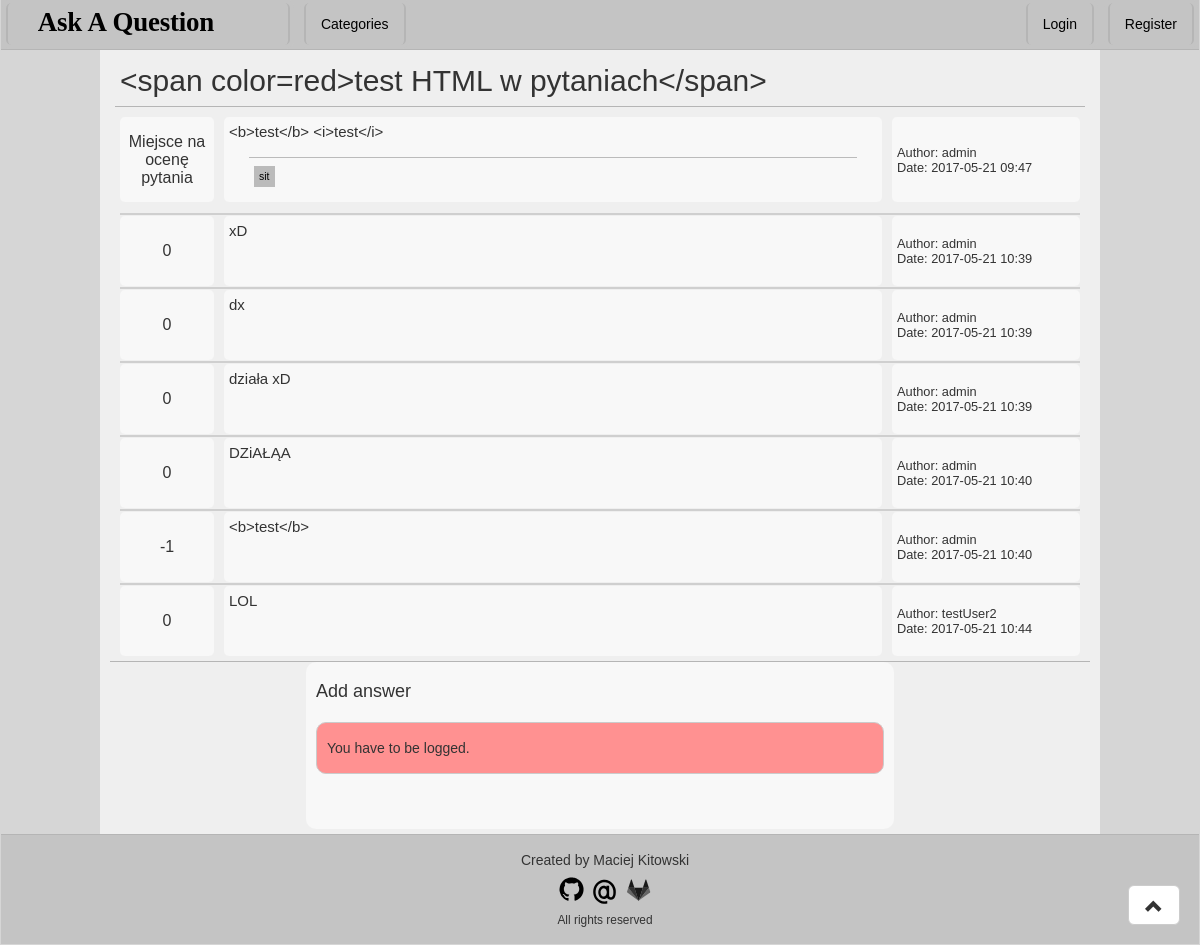
The page /question/80 on the database as committed earlier.
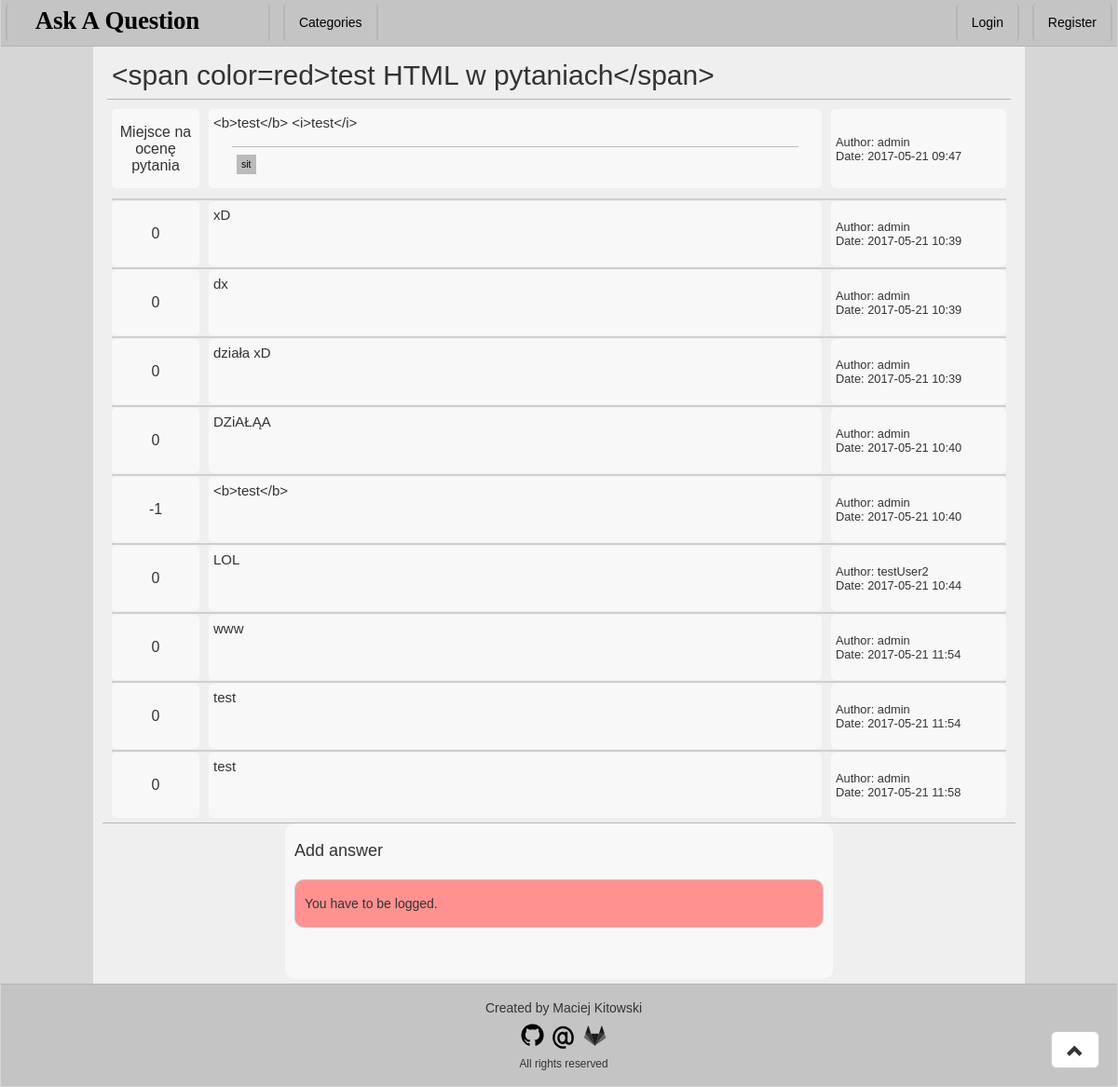
The same page on the database as committed later.
### Question/models.py (models this page shows, shortened)
class Question(models.Model):
    author = models.ForeignKey(User)
    title = models.CharField('Title', max_length = 255)
    askDate = models.DateTimeField('Ask Date', auto_now_add=True)
    content = models.TextField('Content')
    categories = models.ManyToManyField(Category, verbose_name = 'Categories', blank = True)
    answers = models.ManyToManyField(Answer, verbose_name = 'Answers', blank = True)
    views = models.ManyToManyField(View, verbose_name = 'Views', blank = True)
    votes  = models.ManyToManyField(Vote, verbose_name = 'Votes', blank = True)
    def getRating(self):
        if self.votes.all().aggregate(Sum('vote')).get('vote__sum', 0) is None:
            return 0
        else:
            return self.votes.all().aggregate(Sum('vote')).get('vote__sum', 0)
    def getViews(self):
        return self.views.all().count()
    getRating.short_description = 'Votes'
    getViews.short_description = 'Views'
    class Meta:
        verbose_name = 'Question'
        verbose_name_plural = 'Questions'

class Category(models.Model):
    name = models.SlugField('Name')
    class Meta:
        verbose_name = 'Category'
        verbose_name_plural = 'Categories'
    def __unicode__(self):
        return self.name
    def countReferences(obj):
        return Question.objects.filter(categories__in=[obj]).count()
    countReferences.short_description = 'References'

class Answer(models.Model):
    author = models.ForeignKey(User)
    answerDate = models.DateTimeField('Answer Date', auto_now_add=True)
    content = models.TextField('Content')
    votes = models.ManyToManyField(Vote, verbose_name = 'Votes', blank = True)
    def getRating(self):
        if self.votes.all().aggregate(Sum('vote')).get('vote__sum', 0) is None:
            return 0
        else:
            return self.votes.all().aggregate(Sum('vote')).get('vote__sum', 0)
    getRating.short_description = 'Votes'
    class Meta:
        verbose_name = 'Answer'
        verbose_name_plural = 'Answers'

### Question/views.py (the view, shortened to what this page needs)
# urls.py: url(r'^question/(?P<pk>[\d]+)', views.QuestionView.as_view(), name='question'),
class QuestionView(generic.DetailView):
    template_name = 'question.html'
    model = models.Question
    def getIP(self):
        x_forwarded_for = self.request.META.get('HTTP_X_FORWARDED_FOR')
        if x_forwarded_for:
            ip = x_forwarded_for.split(',')[-1].strip()
        else:
            ip = self.request.META.get('REMOTE_ADDR')
        return ip
    def get_context_data(self, **kwargs):
        agent = self.request.META.get('HTTP_USER_AGENT')
        if self.request.user.is_authenticated():
            view = models.View.objects.create(user = self.request.user, useragent = agent, ip = self.getIP() )
        else:
            view = models.View.objects.create(useragent = agent, ip = self.getIP() )
        models.Question.objects.get(pk=self.kwargs['pk']).views.add(view)
        context = super(QuestionView, self).get_context_data(**kwargs)
        return context

### Question/templates/question.html (shortened to what this page needs)
{% extends 'base.html' %}
{% load staticfiles %}
{% block CSS %}
    <link rel="stylesheet" href="{% static 'css/question.css' %}">
{% endblock %}
{% block content %}
    <div id="question">
        <div id="title">
            {{ question.title }}
        </div>
        <table>
            <tr>
                <td class="votes">
                    Miejsce na ocenę pytania
                </td>
                <td class="content">
                    {{ question.content }}
                    <div id="questionCategories">
                        {% for cat in question.categories.all %}
                            <a href = "/category/{{ cat }}/1" class = "category">{{ cat }}</a>
                        {% endfor %}
                    </div>
                </td>
                <td class="details">
                    <div class="author"> Author: {{ question.author }} </div>
                    <div class="date"> Date: {{ question.askDate|date:'Y-m-d H:i' }} </div>
                </td>
            </tr>
        </table>
    </div>
    <div id="answers">
        {% for ans in question.answers.all %}
            <table>
                <tr>
                    <td class="votes">
                        {{ ans.getRating }}
                    </td>
                    <td class="content">
                        {{ ans.content }}
                    </td>
                    <td class="details">
                        <div class="author"> Author: {{ ans.author }} </div>
                        <div class="date"> Date: {{ ans.answerDate|date:'Y-m-d H:i' }} </div>
                    </td>
                </tr>
                <hr/>
            </table>
        {% endfor %}
    </div>
    <div id="answerForm">
        <h4>Add answer</h4>
        {% if user.is_authenticated %}
            <form method="post" action="">
                {% csrf_token %}
                <div class="input-group">
                    <div class="input-group-addon"><i class="glyphicon glyphicon-pencil"></i></div>
                    <textarea class="form-control" rows="2" name="answer"></textarea>
                </div>
                <div class="SubmitButton">
                    <button type="submit" class="btn btn-primary" value="login">Send</button>
                </div>
            </form>
        {% else %}
            <div class="Error"> You have to be logged.</div>
        {% endif %}
    </div>
{% endblock %}

### Question/templates/base.html (shortened to what this page needs)
{% load staticfiles %}
<html>
    <head>
        <link rel="stylesheet" href="{% static 'bootstrap/css/bootstrap.min.css' %}">
        <link rel="stylesheet" href="{% static 'css/base.css' %}">
        {% block CSS %}{% endblock %}
    </head>
    <body>
        <div id="header">
            <a href="/" class="Button"><img src="{% static 'graphics/logo.svg' %}" width="250px" height="40px"></img></a>
            <a href="/categories" class="Button"> Categories </a>
            <div id="auth">
                {% if user.is_authenticated %}
                    <small>Logged as <b>{{ user.get_username }}</b></small>
                    {% if request.user.is_staff %}
                        <a href="/admin" class="Button">Admin</a>
                    {% endif %}
                    <a href="/logout" class="Button">Logout</a>
                    {% else %}
                      <a href="/login" class="Button">Login</a>
                      <a href="/register" class="Button">Register</a>
                {% endif %}
            </div>
        </div>
        <div id="mainContent">
            {% block content %}
            {% endblock %}
        </div>
        <a href="#" class="btn btn-default btn-lg" role="button" id="backToTop"><span class="glyphicon glyphicon-chevron-up"></span></a>
        <div id="footer">
            Created by Maciej Kitowski <br/>
            <a href = "https://github.com/MaciejKitowski"><small><img src="{% static 'graphics/github.svg' %}" width="30px"></img></small></a>
            <a href = "mailto:MaciejKitowski&#64;hotmail.com"><small><img src="{% static 'graphics/email.svg' %}" width="30px"></img></small></a>
            <a href = "https://gitlab.com/Horunkan"><small><img src="{% static 'graphics/gitlab.svg' %}" width="30px"></img></small></a> <br/>
            <small>All rights reserved</small>
        </div>
    </body>
</html>

### static/css/base.css (style rules this page uses)
body { font-family: Verdana, Geneva, Tahoma, sans-serif; background-color: #D6D6D6; }
#header { height: 50px; margin: 0px 1px 0px 1px; background-color: #C4C4C4; border-bottom: 1px solid #B5B5B5; }
.Button { vertical-align: bottom; margin: 3px 5px 0px 5px; padding: 0px 15px 0px 15px; display:inline-block; height: 42px; line-height: 42px; background-color: #C4C4C4; outline: 4px solid #C4C4C4; border-bottom: 0px solid white; border-top: 0px solid white; border-left: 2px solid #B5B5B5; border-right: 2px solid #B5B5B5; color: black; text-align: center; text-decoration: none; border-radius: 5px; }
#auth { float: right; line-height: 42px; }
#mainContent { float: center; padding: 1px 10px 5px 10px; margin: 0px 100px 0px 100px; background-color: #EFEFEF; }
#mainContent table { width: 100%; }
#mainContent tr { border-bottom: 1px solid #B5B5B5; background-color: #EFEFEF; }
#mainContent td { text-align: center; height: 70px; }
#backToTop { cursor: pointer; position: fixed; bottom: 20px; right: 20px; }
#footer { padding: 15px 0px 15px 10px; margin: 0px 1px 1px 1px; background-color: #C4C4C4; border-top: 1px solid #B5B5B5; text-align: center; }

### static/css/question.css (style rules this page uses)
#question { padding-bottom: 5px; }
#title { font-size: 30px; border-bottom: 1px solid #B5B5B5; margin: 15px 5px 10px 5px; padding: 0px 5px 10px 5px; line-height: 100%; font-family: Arial, Helvetica, sans-serif; }
#mainContent table { border-collapse: separate; border-spacing: 10px 0px; }
#mainContent hr { border: 1px solid #CFCFCF; margin: 1px 10px 1px 10px; }
#mainContent td { text-align: left; border-radius: 5px; }
#mainContent td.votes { width: 10%; vertical-align: middle; align-content: center; text-align: center; padding: 5px 5px 5px 5px; background-color: #F8F8F8; }
#mainContent td.content { width: 70%; font-size: 15px; line-height: 130%; padding: 5px 5px 5px 5px; background-color: #F8F8F8; vertical-align: top; }
#questionCategories { border-top: 1px solid #BBBBBB; margin: 15px 20px 5px 20px; padding: 5px 5px 5px 5px; }
#questionCategories a.category { display:inline-block; margin-top: 3px; margin-right: 2px; padding: 1px 5px 1px 5px; background-color: #BBBBBB; text-decoration: none; color: black; font-size: 70%; }
#mainContent td.details { font-size: 80%; width: 20%; padding: 5px 5px 5px 5px; background-color: #F8F8F8; }
#answers { border-bottom: 1px solid #B5B5B5; padding-top: 5px; padding-bottom: 5px; }
#answerForm { margin: 0px 20% 0px 20%; padding: 10px 10px 35px 10px; background-color: #F8F8F8; border-radius: 10px; }
.Error { padding: 0 10px 0 10px; margin: 20px auto 20px auto; line-height: 50px; background-color: #ff9191; border-radius: 10px; border: 1px solid #CBCBCB; }

Rows that differ between the two databases and show on the page:
added Answer: getRating "0", content "www", author "admin", answerDate "2017-05-21 11:54"
added Answer: getRating "0", content "test", author "admin", answerDate "2017-05-21 11:54"
added Answer: getRating "0", content "test", author "admin", answerDate "2017-05-21 11:58"
